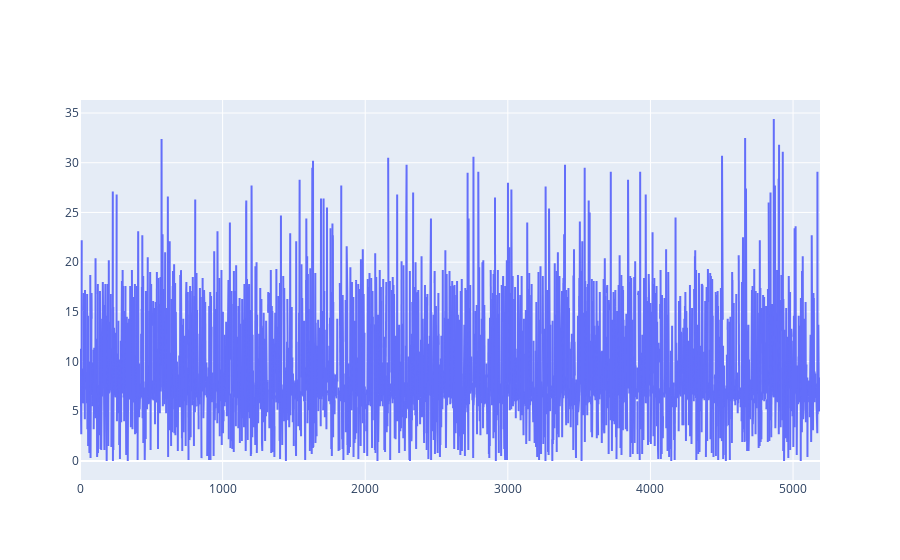

The code cell stored with this chart in its notebook:
### Markdown cell above
### The plot after dropping the outliers:

### Code cell
trace = go.Scatter(
   x = imputknn.index,
   y = imputknn['FixedAcidity'])

go.Figure(data=[trace])

### Figure 1 — Plotly figure (JSON) as saved in the notebook; plotly's stock layout.template omitted (floating-point values rounded to 4 significant figures; data arrays with more than 128 entries replaced by an {"elided": "..."} marker saying what was removed)
{"data": [{"type": "scatter", "x": {"elided": "5190 int values"}, "y": {"elided": "5190 float values"}}], "layout": {}}
